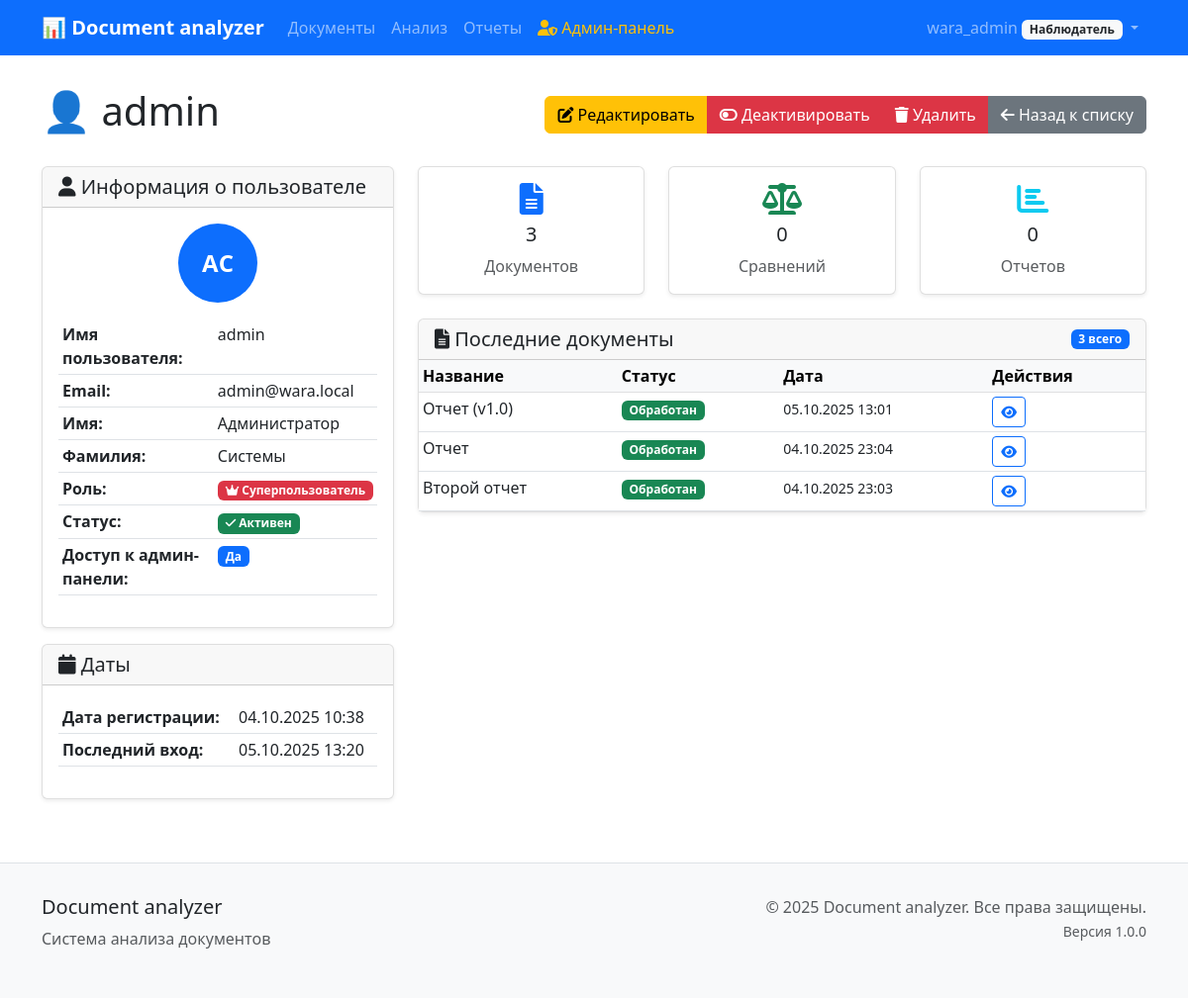
/users/admin/1/ (signed in), run on an earlier commit of the app's database.
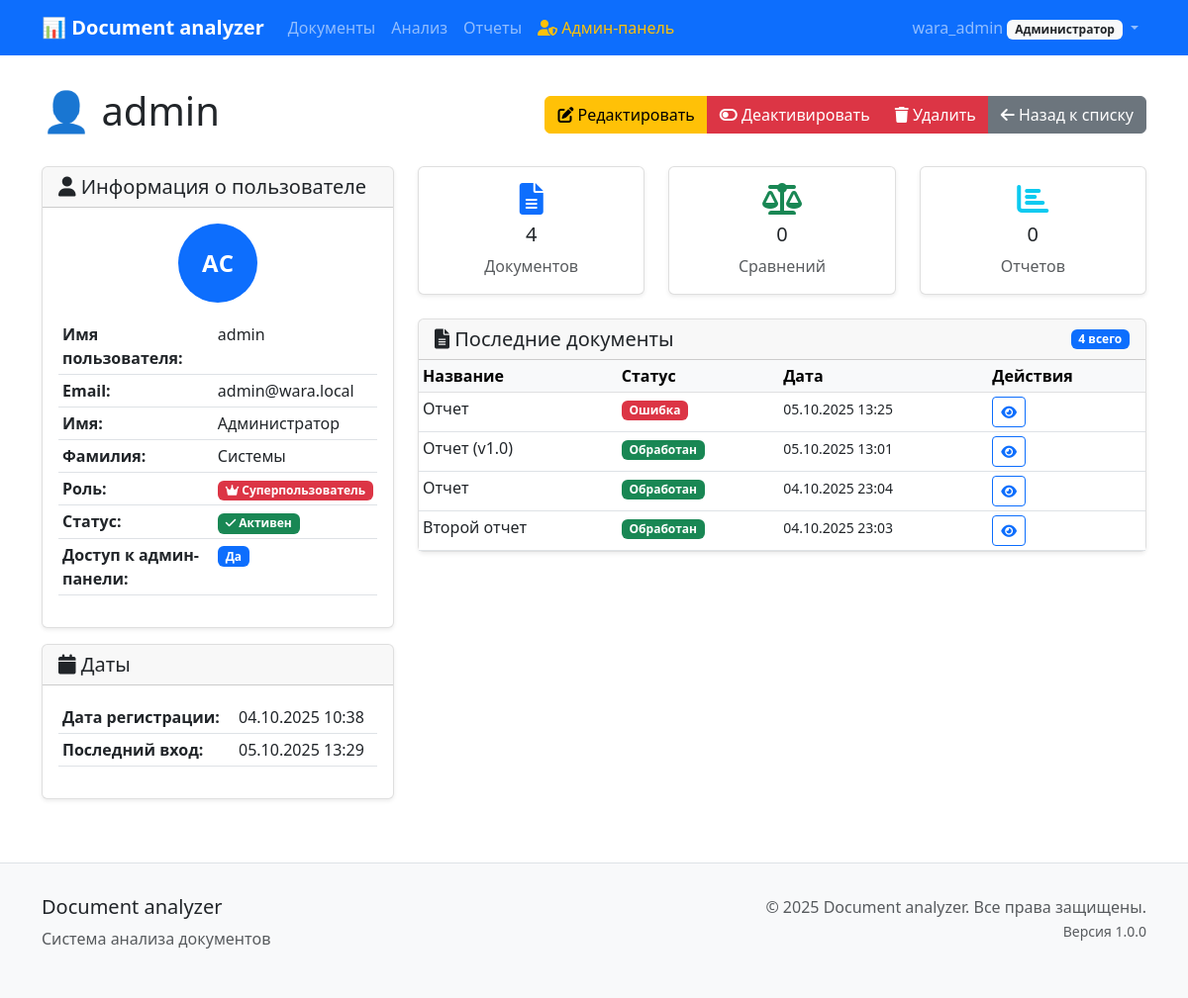
And on a later commit of the database.
### users/models.py (models this page shows, shortened)
class User(AbstractUser):
    ROLE_CHOICES = [
        ('admin', 'Администратор'),
        ('manager', 'Руководитель'),
        ('viewer', 'Наблюдатель'),
    ]
    role = models.CharField(
        max_length=20,
        choices=ROLE_CHOICES,
        default='viewer',
        verbose_name='Роль'
    )
    department = models.CharField(
        max_length=100,
        blank=True,
        verbose_name='Отдел'
    )
    phone = models.CharField(
        max_length=20,
        blank=True,
        verbose_name='Телефон'
    )
    notification_settings = models.JSONField(
        default=dict,
        blank=True,
        verbose_name='Настройки уведомлений'
    )
    created_at = models.DateTimeField(
        auto_now_add=True,
        verbose_name='Дата создания'
    )
    updated_at = models.DateTimeField(
        auto_now=True,
        verbose_name='Дата обновления'
    )
    class Meta:
        verbose_name = 'Пользователь'
        verbose_name_plural = 'Пользователи'
        ordering = ['username']

### documents/models.py (models this page shows, shortened)
class Document(models.Model):
    STATUS_CHOICES = [
        ('uploaded', 'Загружен'),
        ('processing', 'Обрабатывается'),
        ('processed', 'Обработан'),
        ('error', 'Ошибка'),
    ]
    title = models.CharField(
        max_length=255,
        verbose_name='Название документа'
    )
    filename = models.CharField(
        max_length=255,
        verbose_name='Имя файла'
    )
    file = models.FileField(
        upload_to='documents/%Y/%m/%d/',
        validators=[FileExtensionValidator(allowed_extensions=['docx'])],
        verbose_name='Файл документа'
    )
    file_size = models.BigIntegerField(
        verbose_name='Размер файла (байт)'
    )
    checksum = models.CharField(
        max_length=64,
        verbose_name='Контрольная сумма'
    )
    version = models.CharField(
        max_length=50,
        default='1.0',
        verbose_name='Версия'
    )
    status = models.CharField(
        max_length=20,
        choices=STATUS_CHOICES,
        default='uploaded',
        verbose_name='Статус'
    )
    upload_date = models.DateTimeField(
        auto_now_add=True,
        verbose_name='Дата загрузки'
    )
    processed_date = models.DateTimeField(
        null=True,
        blank=True,
        verbose_name='Дата обработки'
    )
    processing_error = models.TextField(
        blank=True,
        verbose_name='Ошибка обработки'
    )
    user = models.ForeignKey(
        User,
        on_delete=models.CASCADE,
        related_name='documents',
        verbose_name='Пользователь'
    )
    parent_document = models.ForeignKey(
        'self',
        on_delete=models.CASCADE,
        null=True,
        blank=True,
        related_name='versions',
        verbose_name='Родительский документ'
    )
    is_latest_version = models.BooleanField(
        default=True,
        verbose_name='Последняя версия'
    )
    version_notes = models.TextField(
        blank=True,
        verbose_name='Заметки к версии'
    )
    content_text = models.TextField(
        blank=True,
        verbose_name='Текстовое содержимое'
    )
    content_structure = models.JSONField(
        default=dict,
        blank=True,
        verbose_name='Структура документа'
    )
    metadata = models.JSONField(
        default=dict,
        blank=True,
        verbose_name='Метаданные'
    )
    class Meta:
        verbose_name = 'Документ'
        verbose_name_plural = 'Документы'
        ordering = ['-upload_date']

### users/admin_views.py (the view)
# urls.py: path('admin/<int:pk>/', admin_views.AdminUserDetailView.as_view(), name='admin_detail'),
class AdminUserDetailView(AdminRequiredMixin, DetailView):
    model = User
    template_name = 'users/admin/user_detail.html'
    context_object_name = 'user_obj'
    def get_object(self):
        return get_object_or_404(User, pk=self.kwargs['pk'])
    def get_context_data(self, **kwargs):
        context = super().get_context_data(**kwargs)
        user_obj = self.get_object()
        documents_count = Document.objects.filter(user=user_obj).count()
        comparisons_count = Comparison.objects.filter(user=user_obj).count()
        reports_count = Report.objects.filter(user=user_obj).count()
        last_login = user_obj.last_login
        date_joined = user_obj.date_joined
        recent_documents = Document.objects.filter(user=user_obj).order_by('-upload_date')[:10]
        recent_comparisons = Comparison.objects.filter(user=user_obj).order_by('-created_date')[:10]
        recent_reports = Report.objects.filter(user=user_obj).order_by('-generated_date')[:10]
        context.update({
            'documents_count': documents_count,
            'comparisons_count': comparisons_count,
            'reports_count': reports_count,
            'last_login': last_login,
            'date_joined': date_joined,
            'recent_documents': recent_documents,
            'recent_comparisons': recent_comparisons,
            'recent_reports': recent_reports,
        })
        return context

### users/admin_views.py (called while the page is built)
    def test_func(self):
        return self.request.user.is_authenticated and (
            self.request.user.is_superuser or
            self.request.user.role == 'admin'
        )

### templates/users/admin/user_detail.html (shortened to what the changed rows need)
{% extends 'base/base.html' %}
{% block content %}
<div class="row">
    <div class="col-12">
        <div class="d-flex justify-content-between align-items-center mb-4">
            <h1>👤 {{ user_obj.username }}</h1>
            <div class="btn-group" role="group">
                <a href="{% url 'users:admin_edit' user_obj.pk %}" class="btn btn-warning">
                </a>
                {% if user_obj != request.user %}
                    <a href="{% url 'users:admin_toggle_active' user_obj.pk %}"
                       class="btn btn-{% if user_obj.is_active %}danger{% else %}success{% endif %}"
                       onclick="return confirm('{% if user_obj.is_active %}Деактивировать{% else %}Активировать{% endif %} пользователя?')">
                    </a>
                    <a href="{% url 'users:admin_delete' user_obj.pk %}" class="btn btn-danger">
                    </a>
                {% endif %}
                <a href="{% url 'users:admin_list' %}" class="btn btn-secondary">
                </a>
            </div>
        </div>
        <div class="row">
            <div class="col-md-4">
                <div class="card">
                    <div class="card-body">
                        <div class="text-center mb-3">
                            <div class="avatar-lg bg-primary text-white rounded-circle d-inline-flex align-items-center justify-content-center">
                                {% if user_obj.first_name %}
                                    {{ user_obj.first_name|first }}{{ user_obj.last_name|first }}
                                {% else %}
                                    {{ user_obj.username|first|upper }}
                                {% endif %}
                            </div>
                        </div>
                        <table class="table table-sm">
                            <tr>
                                <td><strong>Имя пользователя:</strong></td>
                                <td>{{ user_obj.username }}</td>
                            </tr>
                            <tr>
                                <td><strong>Email:</strong></td>
                                <td>{{ user_obj.email|default:"—" }}</td>
                            </tr>
                            <tr>
                                <td><strong>Имя:</strong></td>
                                <td>{{ user_obj.first_name|default:"—" }}</td>
                            </tr>
                            <tr>
                                <td><strong>Фамилия:</strong></td>
                                <td>{{ user_obj.last_name|default:"—" }}</td>
                            </tr>
                        </table>
                    </div>
                </div>
                <div class="card mt-3">
                    <div class="card-body">
                        <table class="table table-sm">
                            <tr>
                                <td><strong>Дата регистрации:</strong></td>
                                <td>{{ date_joined|date:"d.m.Y H:i" }}</td>
                            </tr>
                            <tr>
                                <td><strong>Последний вход:</strong></td>
                                <td>
                                    {% if last_login %}
                                        {{ last_login|date:"d.m.Y H:i" }}
                                    {% else %}
                                        <span class="text-muted">Никогда</span>
                                    {% endif %}
                                </td>
                            </tr>
                        </table>
                    </div>
                </div>
            </div>
            <div class="col-md-8">
                <div class="row mb-4">
                    <div class="col-md-4">
                        <div class="card text-center">
                            <div class="card-body">
                                <i class="fas fa-file-alt fa-2x text-primary mb-2"></i>
                                <h5 class="card-title">{{ documents_count }}</h5>
                                <p class="card-text text-muted">Документов</p>
                            </div>
                        </div>
                    </div>
                </div>
                {% if recent_documents %}
                    <div class="card mb-4">
                        <div class="card-header d-flex justify-content-between align-items-center">
                            <h5 class="mb-0">
                                <i class="fas fa-file-alt"></i> Последние документы
                            </h5>
                            <span class="badge bg-primary">{{ documents_count }} всего</span>
                        </div>
                        <div class="card-body p-0">
                            <div class="table-responsive">
                                <table class="table table-sm mb-0">
                                    <thead class="table-light">
                                        <tr>
                                            <th>Название</th>
                                            <th>Статус</th>
                                            <th>Дата</th>
                                            <th>Действия</th>
                                        </tr>
                                    </thead>
                                    <tbody>
                                        {% for document in recent_documents %}
                                        <tr>
                                            <td>{{ document.title|truncatechars:30 }}</td>
                                            <td>
                                                <span class="badge
                                                    {% if document.status == 'processed' %}bg-success
                                                    {% elif document.status == 'uploaded' %}bg-warning
                                                    {% elif document.status == 'error' %}bg-danger
                                                    {% else %}bg-secondary{% endif %}">
                                                    {{ document.get_status_display }}
                                                </span>
                                            </td>
                                            <td>
                                                <small>{{ document.upload_date|date:"d.m.Y H:i" }}</small>
                                            </td>
                                            <td>
                                                <a href="{% url 'documents:detail' document.pk %}" class="btn btn-outline-primary btn-sm">
                                                    <i class="fas fa-eye"></i>
                                                </a>
                                            </td>
                                        </tr>
                                        {% endfor %}
                                    </tbody>
                                </table>
                            </div>
                        </div>
                    </div>
                {% endif %}
            </div>
        </div>
    </div>
</div>
{% endblock %}

### templates/base/base.html (shortened to what this page needs)
<!DOCTYPE html>
<html lang="ru">
<head>
    <link href="https://cdn.jsdelivr.net/npm/bootstrap@5.3.0/dist/css/bootstrap.min.css" rel="stylesheet">
    <link href="https://cdnjs.cloudflare.com/ajax/libs/font-awesome/6.0.0/css/all.min.css" rel="stylesheet">
</head>
<body>
    <nav class="navbar navbar-expand-lg navbar-dark bg-primary">
        <div class="container">
            <a class="navbar-brand" href="{% url 'documents:list' %}">
                📊 Document analyzer
            </a>
            <div class="collapse navbar-collapse" id="navbarNav">
                <ul class="navbar-nav me-auto">
                    <li class="nav-item">
                        <a class="nav-link" href="{% url 'documents:list' %}">Документы</a>
                    </li>
                    <li class="nav-item">
                        <a class="nav-link" href="{% url 'analysis:list' %}">Анализ</a>
                    </li>
                    <li class="nav-item">
                        <a class="nav-link" href="{% url 'reports:list' %}">Отчеты</a>
                    </li>
                    {% if user.is_authenticated and user.is_superuser or user.role == 'admin' %}
                        <li class="nav-item">
                            <a class="nav-link text-warning" href="{% url 'users:admin_list' %}">
                                <i class="fas fa-user-shield"></i> Админ-панель
                            </a>
                        </li>
                    {% endif %}
                </ul>
                <ul class="navbar-nav">
                    {% if user.is_authenticated %}
                        <li class="nav-item dropdown">
                            <a class="nav-link dropdown-toggle" href="#" role="button" data-bs-toggle="dropdown">
                                {{ user.get_full_name|default:user.username }}
                                <span class="badge bg-light text-dark">{{ user.get_role_display }}</span>
                            </a>
                        </li>
                    {% else %}
                        <li class="nav-item">
                            <a class="nav-link" href="{% url 'users:login' %}">Войти</a>
                        </li>
                    {% endif %}
                </ul>
            </div>
        </div>
    </nav>
    <div class="container main-content">
        {% block content %}{% endblock %}
    </div>
    <footer class="footer">
        <div class="container">
            <div class="row">
                <div class="col-md-6">
                    <h5>Document analyzer</h5>
                    <p class="text-muted">Система анализа документов</p>
                </div>
                <div class="col-md-6 text-md-end">
                    <p class="text-muted">
                        &copy; 2025 Document analyzer. Все права защищены.<br>
                        <small>Версия 1.0.0</small>
                    </p>
                </div>
            </div>
        </div>
    </footer>
</body>
</html>

What changed in the data, as far as the page shows it:
changed User "wara_admin": role "Наблюдатель" → "Администратор"
changed User "admin": last_login "05.10.2025 13:20" → "05.10.2025 13:29"
added Document: title "Отчет", status "Ошибка", upload_date "05.10.2025 13:25"
Also different on the page:
{{ documents_count }}: "3" → "4"
